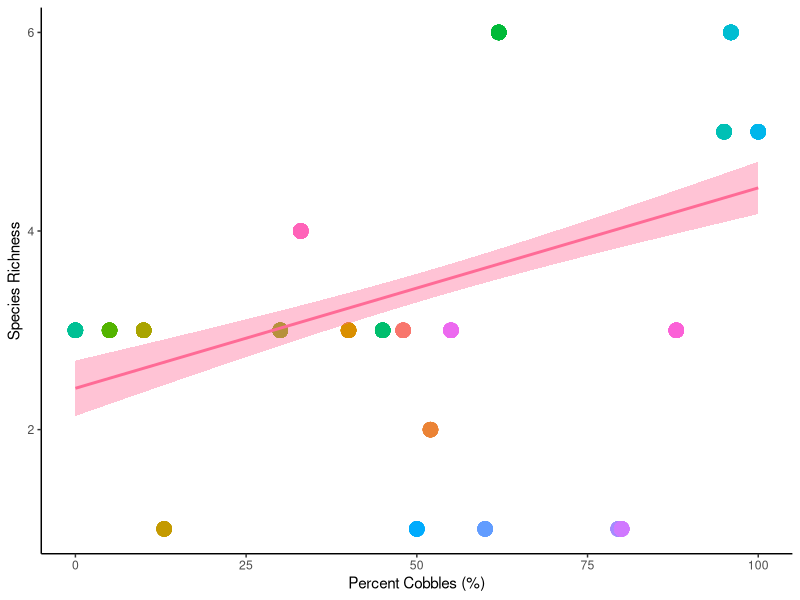
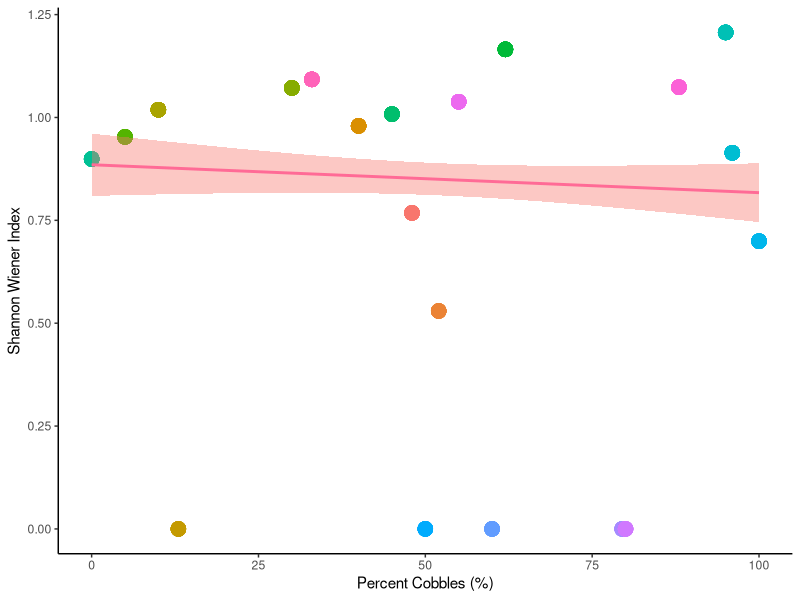
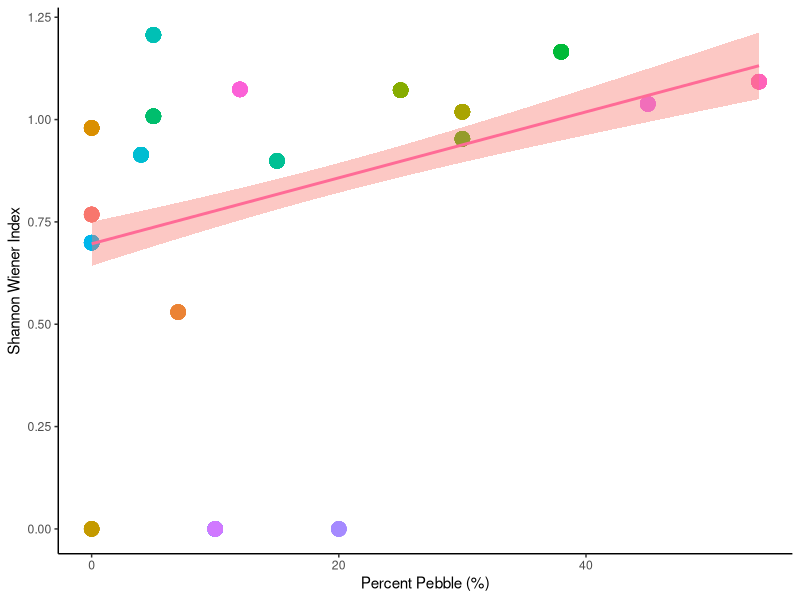

Write the R code that produced these figures, in order.
## ---- chunk 1
library(tidyverse)
library(here)
## ---- chunk 2
biodiversity = read_csv(here("./data/biodiversity.csv"))
knitr::kable(biodiversity, caption = "Biodiversity of invertebrates on various substrates")
cover = read_csv(here("./data/cover.csv"))
knitr::kable(biodiversity, caption = "Cover data")
quadrat = read_csv(here("./data/quadrat.csv"))
knitr::kable(biodiversity, caption = "Quadrat data")
## ---- chunk 3
merged_data_1 = merge(biodiversity, cover)
head(merged_data_1)
merged_data_1 <- merged_data_1 %>%
  select(-c(biotic_hab, per_mussel, per_barnacle, per_upright, per_crust, num_snail, num_crab))
#number of individuals per species in the 10 squares
quad_shannon <- biodiversity %>%
  drop_na(n) %>%
  group_by (vertical_transect, quadrat, species) %>%
  summarize(n_per_species = sum(n))
#of occurrences per quadrat
quad_occ_count <- biodiversity %>%
  drop_na(species, n) %>%
  group_by(vertical_transect, quadrat, species) %>%
  summarize(occ_count_per_quadrat = n())
#of species per quadrat
quad_species_count <- quad_occ_count %>%
  group_by(vertical_transect, quadrat) %>% 
  summarize(species_per_quad = n())
#total number of individuals of all species in quadrat found in the 10 squares
quad_total <- biodiversity %>%
  drop_na(species, n) %>%
  group_by(vertical_transect, quadrat) %>%
  summarize(n_total_per_quadrat = sum(n))
quad_shannon_2 <- merge(quad_shannon, quad_total, all = TRUE, by = c('vertical_transect', 'quadrat'))
quad_shannon_3 <- quad_shannon_2 %>%
  drop_na(species) %>%
  mutate(p_i = n_per_species/n_total_per_quadrat) %>%
  mutate(Pi_lnPi = p_i*log(p_i))
#calulating shannon wiener for each quadrat and adding to merged data
shannon_index <- quad_shannon_3 %>%
  group_by(vertical_transect, quadrat) %>%
  summarize(H = -sum(Pi_lnPi))
merged_data_2 <- merge(quad_shannon, cover)
merged_data_3 <- merge(merged_data_1, shannon_index)
## ---- chunk 4
final_merged_data <- merge(merged_data_3, quad_species_count, all = TRUE, by = c('vertical_transect', 'quadrat')) %>%
  unite(transect_quad, vertical_transect, quadrat)
## ---- chunk 5
figure_data = final_merged_data %>%
  mutate(transect_quad = as.factor(transect_quad))
species_rich <- ggplot(figure_data, aes(x = per_cobble, y = species_per_quad, fill = transect_quad)) +
  geom_point(aes(colour = transect_quad, size = 2)) +
   stat_smooth(method = "lm", aes(fill = "transect_quad", colour = "black")) +
  xlab("Percent Cobbles (%)") +
  ylab("Species Richness") +
  theme_classic() +
  theme(legend.position = "none")
  
species_rich
## ---- chunk 6
shannon_plot_cobble <- ggplot(figure_data, aes(x = per_cobble, y = H)) +
  geom_point(aes(colour = transect_quad, size = 2)) +
  theme_classic() +
  xlab("Percent Cobbles (%)") +
  ylab("Shannon Wiener Index") +
  stat_smooth(method = "lm", aes(fill = "transect_quad", colour = "black")) +
  theme(legend.position = "none")
  
shannon_plot_cobble
## ---- chunk 7
shannon_plot_pebble <- ggplot(figure_data, aes(x = per_pebble, y = H)) +
  geom_point(aes(colour = transect_quad, size = 2)) +
  theme_classic() +
  xlab("Percent Pebble (%)") +
  ylab("Shannon Wiener Index") +
  stat_smooth(method = "lm", aes(fill = "transect_quad", colour = "black")) +
  theme(legend.position = "none")
  
shannon_plot_pebble
